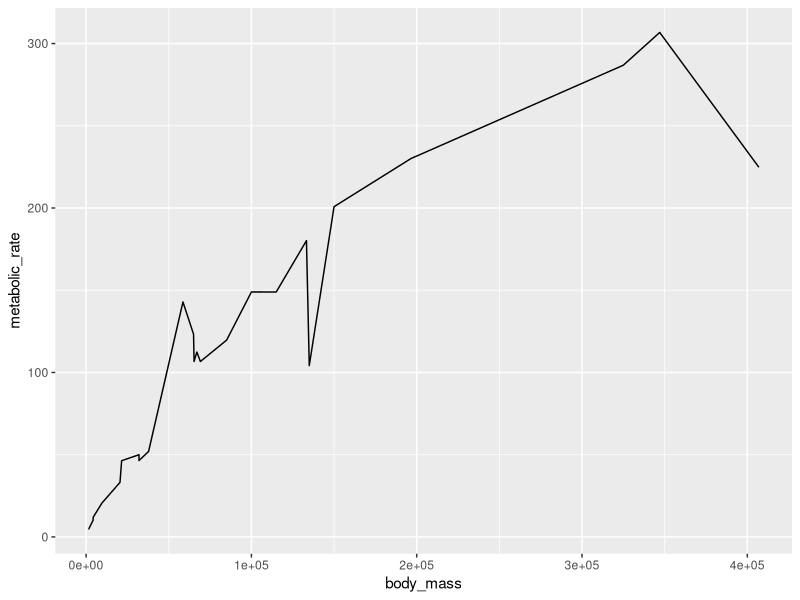
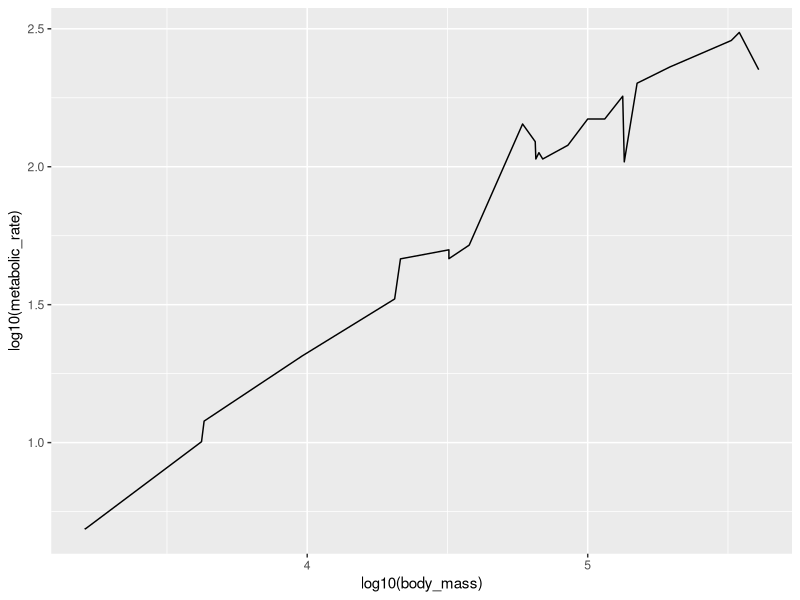

R code for these plots, in order:
# Load library
library(tidyverse)

#set up data frame for plotting
size_mr_data <- data.frame(
  body_mass = c(32000, 37800, 347000, 4200, 196500, 100000, 4290, 
    32000, 65000, 69125, 9600, 133300, 150000, 407000, 115000, 
    67000,325000, 21500, 58588, 65320, 85000, 135000, 20500, 1613,
    1618),
  metabolic_rate = c(49.984, 51.981, 306.770, 10.075, 230.073, 
    148.949, 11.966, 46.414, 123.287, 106.663, 20.619, 180.150, 
    200.830, 224.779, 148.940, 112.430, 286.847, 46.347, 142.863, 
    106.670, 119.660, 104.150, 33.165, 4.900, 4.865))
    
#code goes here
ggplot(data = size_mr_data, aes (x = body_mass, y = metabolic_rate)) + geom_line()
?log
ggplot(data = size_mr_data, aes(x = log10(body_mass), y = log10(metabolic_rate))) + geom_line()
       